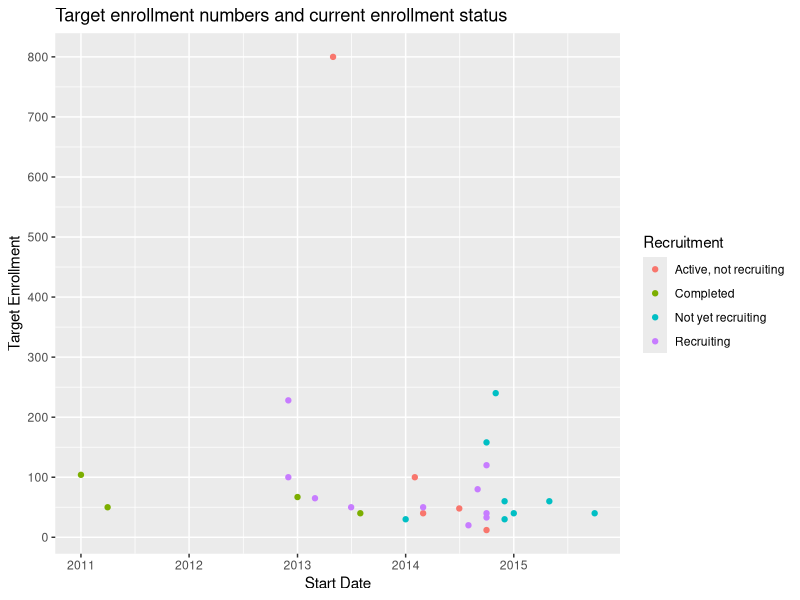
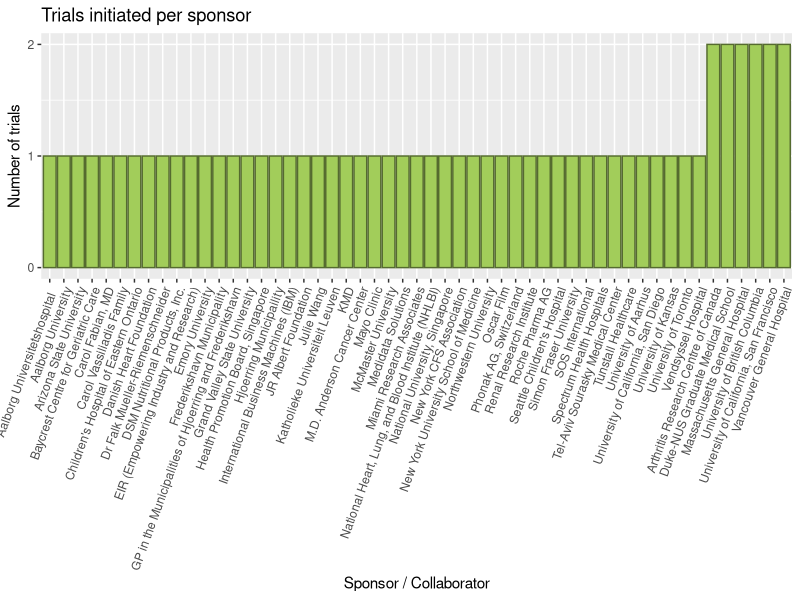
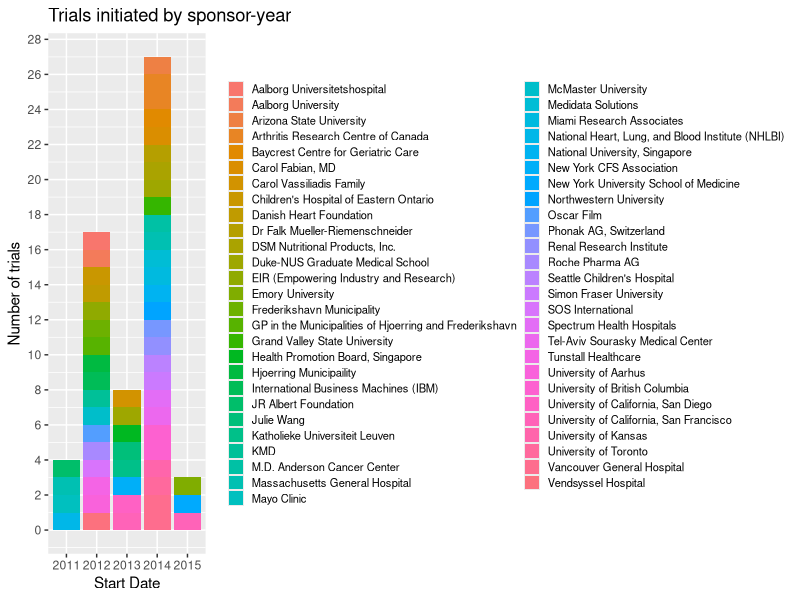
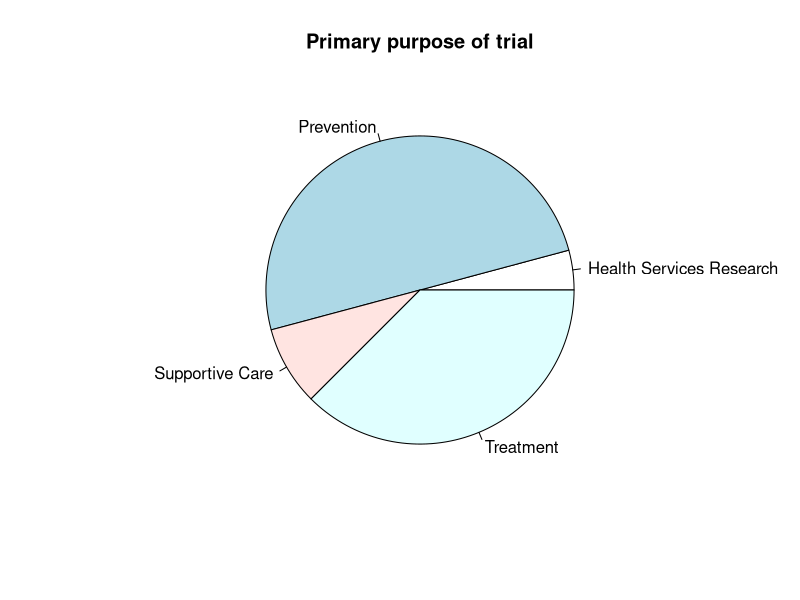
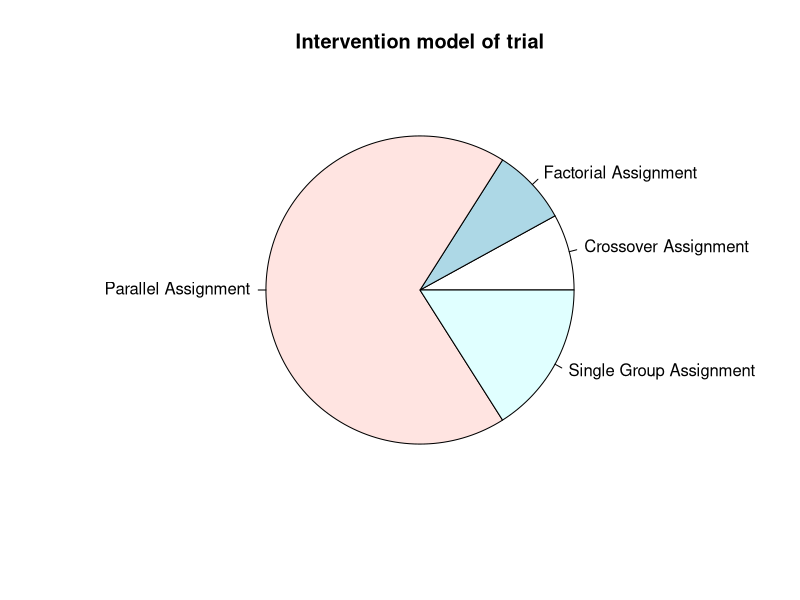

Generate these figures, in order, with R:
## ---- chunk 1
setwd('~/Projects/aimeerose.github.io/_drafts/clinicaltrials.gov')

suppressMessages(library(ggplot2))
suppressMessages(library(gridExtra))
suppressWarnings(suppressMessages(library(dplyr)))

fitbit_studies <- read.csv('fitbit_study_fields.csv', stringsAsFactors = FALSE)
fitbit_studies <- transform(fitbit_studies, Start.Date.f = sub('-', '-01-', Start.Date))
fitbit_studies$Start.Date.f <- as.Date(fitbit_studies$Start.Date.f, '%b-%d-%y')

enrollment_populations <- ggplot() +
  geom_point(data = fitbit_studies, aes(x = Start.Date.f, y = Enrollment, color = Recruitment)) +
  scale_y_continuous('Target Enrollment', breaks = seq(0,1000,100)) +
  xlab('Start Date') +
  ggtitle('Target enrollment numbers and current enrollment status')

enrollment_populations
## ---- chunk 2
fitbit_studies <- transform(fitbit_studies, Sponsor.Collaborators = strsplit(Sponsor.Collaborators, split = '\\|'))

sponsor_collaborators <- as.data.frame(unlist(fitbit_studies$Sponsor.Collaborators), names = 'Sponsor.Collaborator')

colnames(sponsor_collaborators) <- c('Sponsor.Collaborators')

sponsor_collaborators_grouped <- sponsor_collaborators %>%
                                   group_by(Sponsor.Collaborators)

sponsor_collaborators_grouped <- within(sponsor_collaborators_grouped, Sponsor.Collaborators <- factor(Sponsor.Collaborators, levels=names(sort(table(Sponsor.Collaborators), ascending=TRUE))))

spon_collab_plot <- ggplot(data = sponsor_collaborators_grouped, aes(x = Sponsor.Collaborators)) +
  geom_bar(colour = 'darkolivegreen', fill = 'darkolivegreen3') +
  scale_y_continuous('Number of trials', breaks = seq(0, 10, 1)) +
  xlab('Sponsor / Collaborator') + 
  theme(axis.text.x = element_text(angle = 70, hjust = 1)) +
  ggtitle('Trials initiated per sponsor')

spon_collab_plot
## ---- chunk 3
fitbit_studies <- read.csv('fitbit_study_fields.csv', stringsAsFactors = FALSE)
fitbit_studies <- transform(fitbit_studies, Start.Date.f = sub('-', '-01-', Start.Date))
fitbit_studies$Start.Date.f <- as.Date(fitbit_studies$Start.Date.f, '%b-%d-%y')
fitbit_studies <- transform(fitbit_studies, Sponsor.Collaborators = as.list(strsplit(Sponsor.Collaborators, split = '\\|')))

all_active_sponsor_collaborators <- sponsor_collaborators %>%
                                      group_by(Sponsor.Collaborators) %>%
                                      summarise(total = n())

active_sponsors <- function(sponsors_list) {
  return(intersect(sponsors_list, all_active_sponsor_collaborators$Sponsor.Collaborators))
}

fitbit_studies$active_sponsors <- lapply(fitbit_studies[,c('Sponsor.Collaborators')], active_sponsors)

# 42 observations, 1 study for each active sponsor involved in the study

asc <- data.frame(sponsor = unlist(fitbit_studies$active_sponsors), 
                  date = rep(fitbit_studies$Start.Date.f, vapply(fitbit_studies$active_sponsors, length, 1L)))
                  
asc$year <- as.integer(format(asc$date, '%Y'))

groups <- group_by(asc, year)

stacked_bar_plot <- qplot(factor(year), data = groups, geom="bar", fill=factor(sponsor)) +
  xlab('Start Date') +
  ylab('Number of trials') +
  scale_y_continuous(breaks = seq(0, 30, 2)) +
  scale_size(range=c(5,20), guide="none") +
  theme(legend.title=element_blank(), legend.text = element_text(size = 8), legend.key.size = unit(4, 'mm')) +
  guides(fill = guide_legend(ncol = 2)) +
  ggtitle('Trials initiated by sponsor-year')

stacked_bar_plot
## ---- chunk 4
get_primary_purpose <- function(study_designs) {
  study_designs_list <- unlist(strsplit(study_designs, split = '\\|'))
  purpose_index <- grep("Primary Purpose:", study_designs_list)
  primary_purpose <- unlist(strsplit(study_designs_list[purpose_index], split = ': '))[2]
  return(primary_purpose)
}

fitbit_studies$primary_purpose <- lapply(fitbit_studies[,c('Study.Designs')], get_primary_purpose)
primary_purposes <- data.frame(purpose = as.character(fitbit_studies$primary_purpose),
                               enrollment = fitbit_studies$Enrollment,
                               date = fitbit_studies$Start.Date.f)
purposes <- primary_purposes %>%
  group_by(purpose) %>%
  summarise(total = n()) %>%
  filter(purpose != 'NULL')

slices <- purposes$total
labels <- purposes$purpose
purpose_pie <- pie(slices, labels = labels, main="Primary purpose of trial")
## ---- chunk 5
get_intervention_model <- function(study_designs) {
  study_designs_list <- unlist(strsplit(study_designs, split = '\\|'))
  intervention_model_index <- grep("Intervention Model:", study_designs_list)
  intervention_model <- unlist(strsplit(study_designs_list[intervention_model_index], split = ': '))[2]
  return(intervention_model)
}

fitbit_studies$intervention_model <- lapply(fitbit_studies[,c('Study.Designs')], get_intervention_model)
intervention_models <- data.frame(intervention_model = as.character(fitbit_studies$intervention_model),
                               enrollment = fitbit_studies$Enrollment,
                               date = fitbit_studies$Start.Date.f)

intervention_models_grouped <- intervention_models %>%
  group_by(intervention_model) %>%
  summarise(total = n()) %>%
  filter(intervention_model != 'NULL')

slices <- intervention_models_grouped$total
labels <- intervention_models_grouped$intervention_model
purpose_pie <- pie(slices, labels = labels, main="Intervention model of trial")
